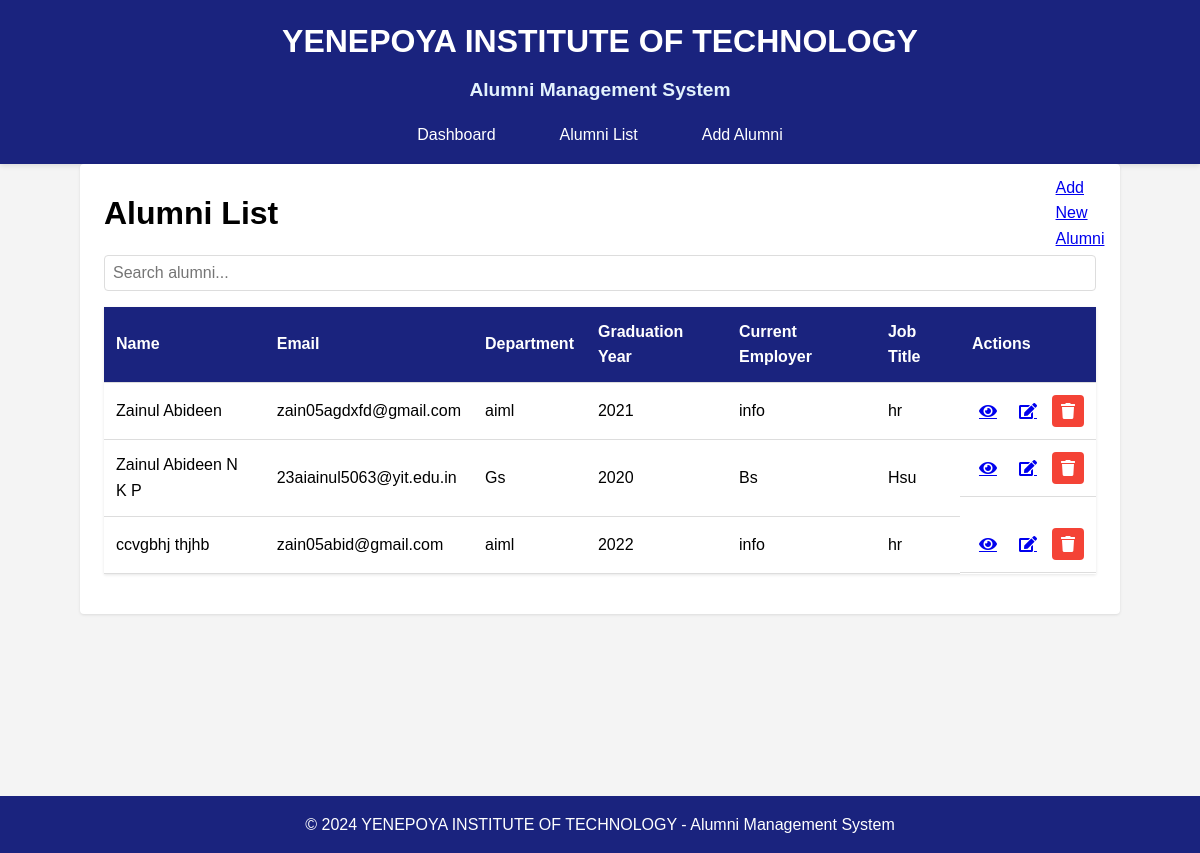
The page /alumni on the database as committed earlier.
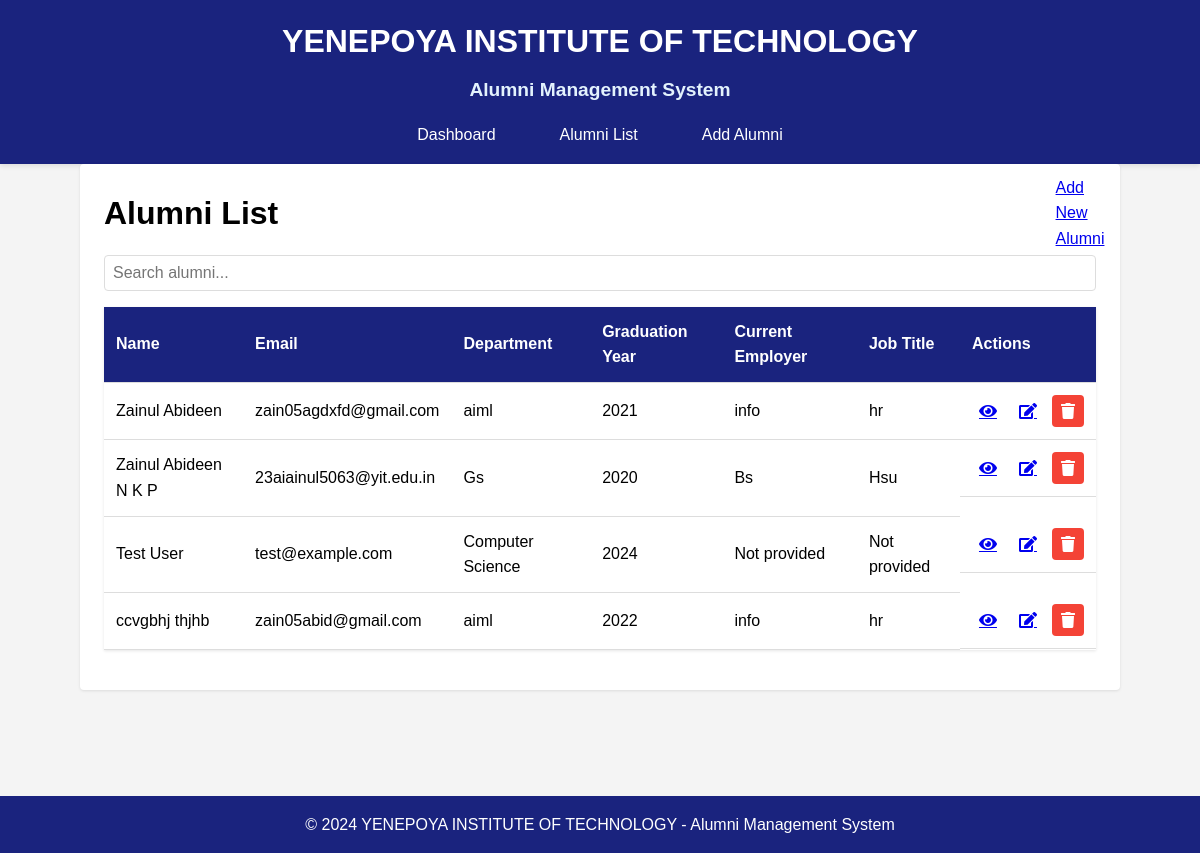
The same page on the database as committed later.
### models.py (models this page shows, shortened)
class Alumni(db.Model):
    id = db.Column(db.Integer, primary_key=True)
    first_name = db.Column(db.String(50), nullable=False)
    last_name = db.Column(db.String(50), nullable=False)
    email = db.Column(db.String(100), unique=True, nullable=False)
    phone = db.Column(db.String(20))
    date_of_birth = db.Column(db.Date)
    gender = db.Column(db.String(10))
    degree = db.Column(db.String(100), nullable=False)
    department = db.Column(db.String(100), nullable=False)
    graduation_year = db.Column(db.Integer, nullable=False)
    student_id = db.Column(db.String(20), unique=True, nullable=False)
    current_employer = db.Column(db.String(100))
    job_title = db.Column(db.String(100))
    industry = db.Column(db.String(100))
    years_of_experience = db.Column(db.Integer)
    linkedin = db.Column(db.Text)
    current_city = db.Column(db.String(100))
    state = db.Column(db.String(100))
    country = db.Column(db.String(100))
    technical_skills = db.Column(db.Text)
    languages_known = db.Column(db.Text)
    areas_of_interest = db.Column(db.Text)
    created_at = db.Column(db.DateTime, default=datetime.utcnow)
    updated_at = db.Column(db.DateTime, default=datetime.utcnow, onupdate=datetime.utcnow)

### app.py (the view)
@app.route('/alumni')
def alumni_list():
    alumni = Alumni.query.order_by(Alumni.last_name).all()
    return render_template('alumni_list.html', alumni=alumni)

### templates/alumni_list.html (shortened to what this page needs)
{% extends "base.html" %}
{% block content %}
<div class="card">
    <div style="display: flex; justify-content: space-between; align-items: center; margin-bottom: 1rem;">
        <h1>Alumni List</h1>
        <a href="{{ url_for('add_alumni') }}" class="btn btn-primary">Add New Alumni</a>
    </div>
    <div class="form-group">
        <input type="text" id="searchInput" class="form-control" placeholder="Search alumni...">
    </div>
    <table class="table" id="alumniTable">
        <thead>
            <tr>
                <th>Name</th>
                <th>Email</th>
                <th>Department</th>
                <th>Graduation Year</th>
                <th>Current Employer</th>
                <th>Job Title</th>
                <th>Actions</th>
            </tr>
        </thead>
        <tbody>
            {% for alumni in alumni %}
            <tr>
                <td>{{ alumni.first_name }} {{ alumni.last_name }}</td>
                <td>{{ alumni.email }}</td>
                <td>{{ alumni.department }}</td>
                <td>{{ alumni.graduation_year }}</td>
                <td>{{ alumni.current_employer or 'Not provided' }}</td>
                <td>{{ alumni.job_title or 'Not provided' }}</td>
                <td class="actions">
                    <a href="{{ url_for('alumni_profile', id=alumni.id) }}" class="btn btn-primary" title="View Profile">
                        <i class="fas fa-eye"></i>
                    </a>
                    <a href="{{ url_for('edit_alumni', id=alumni.id) }}" class="btn btn-primary" title="Edit Profile">
                        <i class="fas fa-edit"></i>
                    </a>
                    <form action="{{ url_for('delete_alumni', id=alumni.id) }}" method="POST" class="delete-form" onsubmit="return confirm('Are you sure you want to delete this alumni record?');">
                        <button type="submit" class="btn btn-delete" title="Delete Profile">
                            <i class="fas fa-trash"></i>
                        </button>
                    </form>
                </td>
            </tr>
            {% endfor %}
        </tbody>
    </table>
</div>
{% endblock %}

Rows that differ between the two databases and show on the page:
added Alumni: first_name "Test", last_name "User", email "test@example.com", department "Computer Science", graduation_year "2024", current_employer "Not provided", job_title "Not provided"
